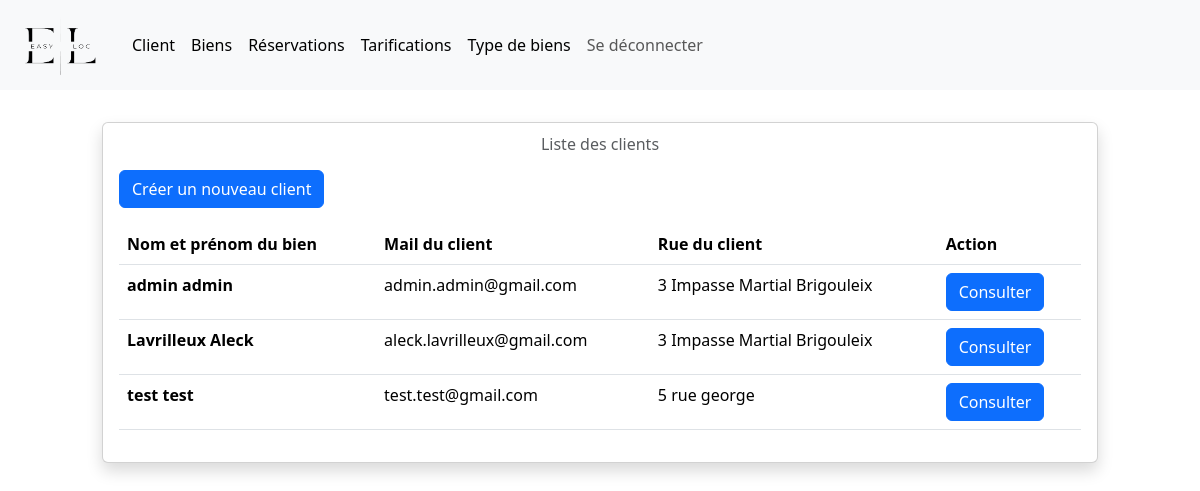
Screenshot of /index.php?action=listeClient (signed in) with the database file from the repository.
### tables this page shows
CREATE TABLE IF NOT EXISTS `clients` (
  `id_client` int NOT NULL AUTO_INCREMENT,
  `nom_client` varchar(40) NOT NULL,
  `prenom_client` varchar(40) NOT NULL,
  `rue_client` varchar(40) NOT NULL,
  `id_commune` int NOT NULL,
  `mail_client` varchar(40) NOT NULL,
  `pass_client` varchar(40) NOT NULL,
  `id_statut` int NOT NULL,
  `id_valid` int NOT NULL,
  PRIMARY KEY (`id_client`),
  KEY `FK_id_statut` (`id_statut`),
  KEY `FK_id_valid` (`id_valid`),
  KEY `FK_commune` (`id_commune`)
);

### controller/controller_admin.php (called while the page is built, shortened)
<?php
require('model/userManager.php');
class Controls_Admin
{
    public function listeClient()
    {
        $userManager = new userManager();
        $whereClause = '';
        $getClient = $userManager->getClient($whereClause);
        $tabClient = $getClient->fetchAll();
        include('view/client/listeClient.php');
    }
}

### model/userManager.php (called while the page is built, shortened)
<?php
class userManager extends Manager
{
    public function getClient($whereClause)
    {
        $db = $this->dbConnect();
        $getClient = $db -> prepare('SELECT * FROM clients '.$whereClause);
        $getClient -> execute();
        return $getClient;
    }
}

### view/client/listeClient.php (the view, shortened to what this page needs)
<?php
include('lib/menu/navbar.php');
?>
<div class="row">
    <div class="col-1"></div>
    <div class="col-10" style="margin-top:4vh">
        <div class="card shadow">
            <div class="card-body">
                <h6 class="card-subtitle text-body-secondary text-center mb-3">Liste des clients</h6>
                <a href="index.php?action=client"><input type="button" class="btn btn-primary" style="margin-bottom:2vh" value="Créer un nouveau client"></a>
                <table class="table">
                    <thead>
                        <tr>
                            <th scope="col">Nom et prénom du bien</th>
                            <th scope="col">Mail du client</th>
                            <th scope="col">Rue du client</th>
                            <th scope="col">Action</th>
                        </tr>
                    </thead>
                    <tbody>
                        <?php
                        foreach($tabClient as $client)
                        {
                            ?>
                            <tr>
                                <th scope="row"><?=$client['nom_client']?> <?=$client['prenom_client']?></th>
                                <td><?=$client['mail_client']?></td>
                                <td><?=$client['rue_client']?></td>
                                <td>
                                    <form method="POST" action="index.php?action=gestionClient">
                                        <input type="submit" class="btn btn-primary" value="Consulter">
                                    </form>
                                </td>
                            </tr>
                            <?php
                        }
                        ?>
                    </tbody>
                </table>
            </div>
        </div>
    </div>
</div>

### index.php (shortened to what this page needs)
<?php
require('controller/controller_admin.php');
if(isset($_GET['action']))
{
    if($_GET['action'] == 'listeClient')
    {
        $controls_admin = new Controls_Admin();
        $controls_admin -> listeClient();
    }
}

### lib/menu/navbar.php (shortened to what this page needs)
<!DOCTYPE html>
<html lang="en">
<head>
    <link href="https://cdn.jsdelivr.net/npm/bootstrap@5.3.3/dist/css/bootstrap.min.css" rel="stylesheet">
</head>
<body>
    <nav class="navbar navbar-expand-lg bg-body-tertiary">
        <div class="container-fluid">
            <a class="navbar-brand" href="index.php?action=accueil"><img style="height:8vh; width:12vh" src="lib/images/logoEL2.png"></a>
            <div class="collapse navbar-collapse" id="navbarNav">
                <ul class="navbar-nav">
                    <li class="nav-item">
                        <a class="nav-link active" aria-current="page" href="index.php?action=listeClient">Client</a>
                    </li>
                    <li class="nav-item">
                        <a class="nav-link active" aria-current="page" href="index.php?action=listeBien">Biens</a>
                    </li>
                    <li class="nav-item">
                        <a class="nav-link active" aria-current="page" href="index.php?action=reservation">Réservations</a>
                    </li>
                    <li class="nav-item">
                        <a class="nav-link active" aria-current="page" href="index.php?action=listeTarification">Tarifications</a>
                    </li>
                    <li class="nav-item">
                        <a class="nav-link active" aria-current="page" href="index.php?action=listeTypeBien">Type de biens</a>
                    </li>
                    <li class="nav-item">
                        <a class="nav-link" href="index.php?action=destroy">Se déconnecter</a>
                    </li>
                </ul>
            </div>
        </div>
    </nav>
</body>
</html>

### rows the page displays
clients: nom_client "admin", prenom_client "admin", mail_client "admin.admin@gmail.com", rue_client "3 Impasse Martial Brigouleix"
clients: nom_client "Lavrilleux", prenom_client "Aleck", mail_client "aleck.lavrilleux@gmail.com", rue_client "3 Impasse Martial Brigouleix"
clients: nom_client "test", prenom_client "test", mail_client "test.test@gmail.com", rue_client "5 rue george"
